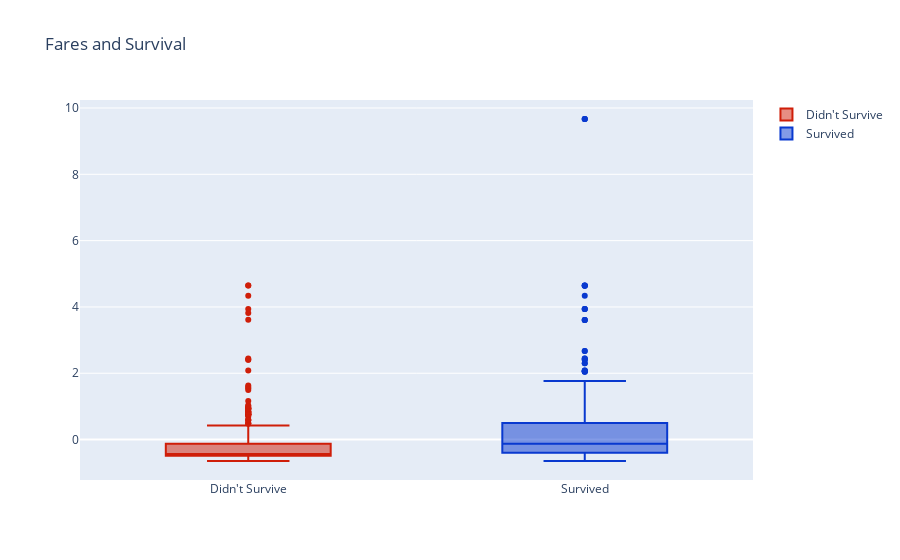

The cell this chart's notebook holds for it:
### Markdown cell above
### Box plot, fares & survival

    It's evident that survival is linked with a higher 'Fare' median, although this is not to be generalized since some of the passengers who didn't had paid fares as high as 260dls.

### Code cell
iplot(fares_survival_fig)

### Figure 1 — Plotly figure (JSON) as saved in the notebook; plotly's stock layout.template omitted (floating-point values rounded to 4 significant figures; data arrays with more than 128 entries replaced by an {"elided": "..."} marker saying what was removed)
{"data": [{"marker": {"color": "#CF1E09"}, "name": "Didn't Survive", "type": "box", "y": {"elided": "549 float values"}}, {"marker": {"color": "#0939CF"}, "name": "Survived", "type": "box", "y": {"elided": "340 float values"}}], "layout": {"title": {"text": "Fares and Survival"}}}
